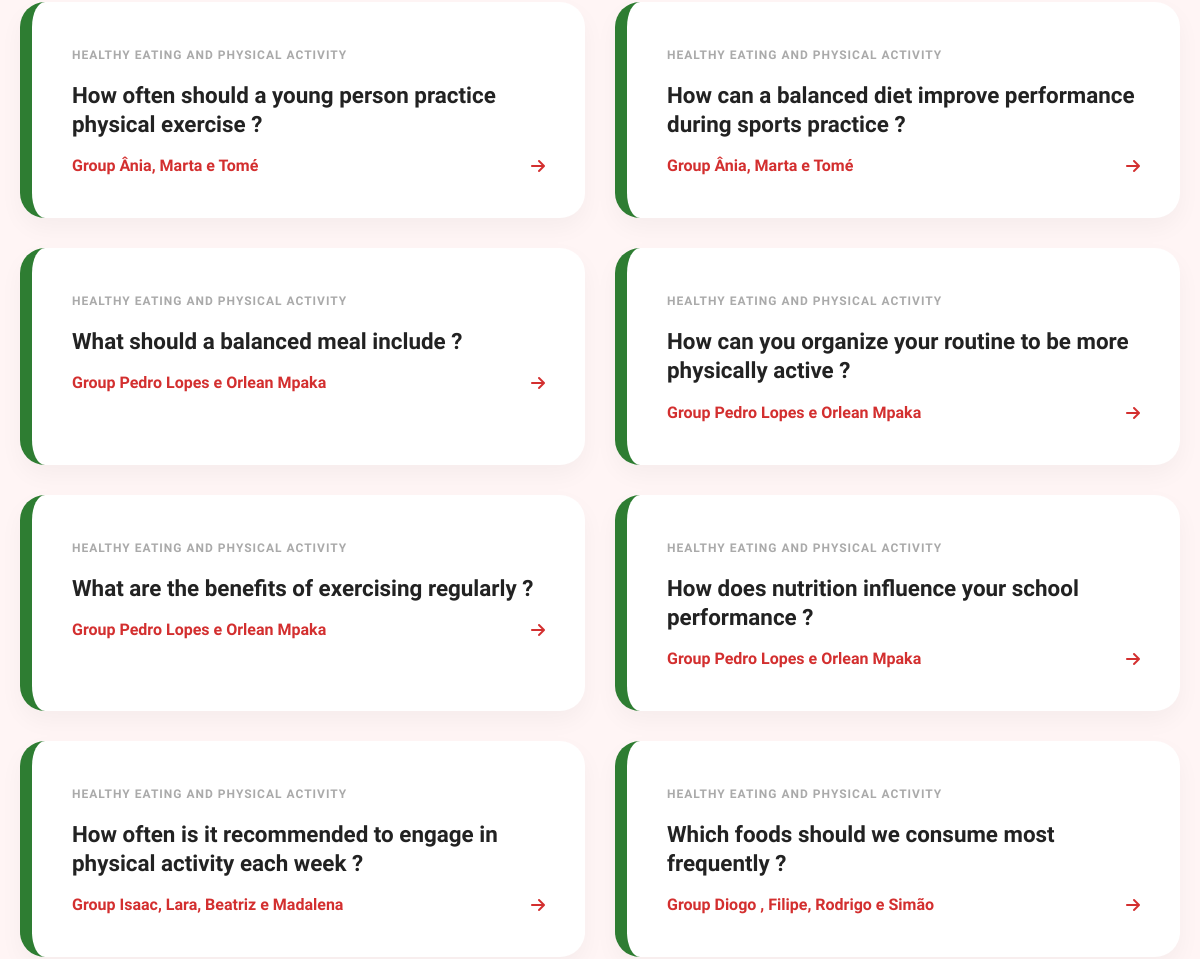
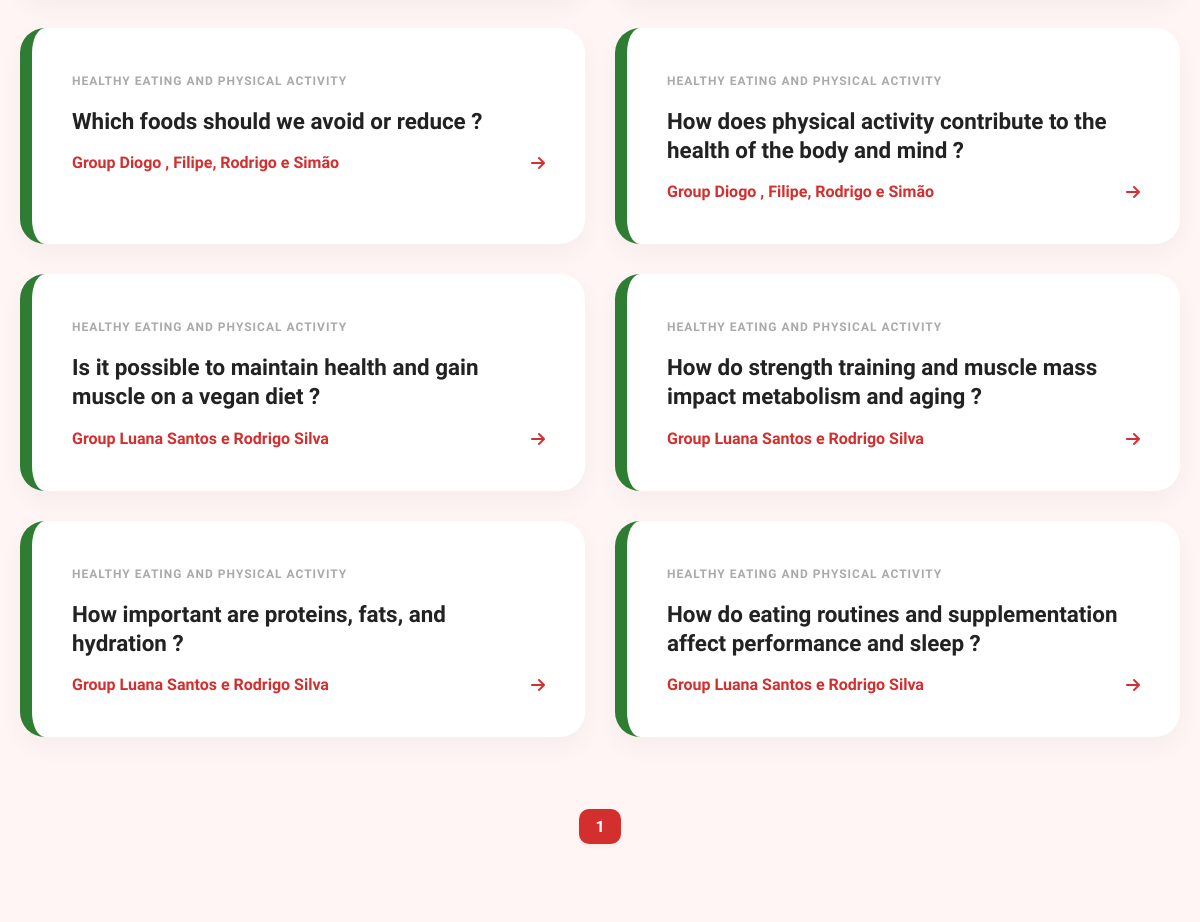
/?category=4&per_page=20 (middle part), run on an earlier commit of the app's database (2 pictures, top to bottom).
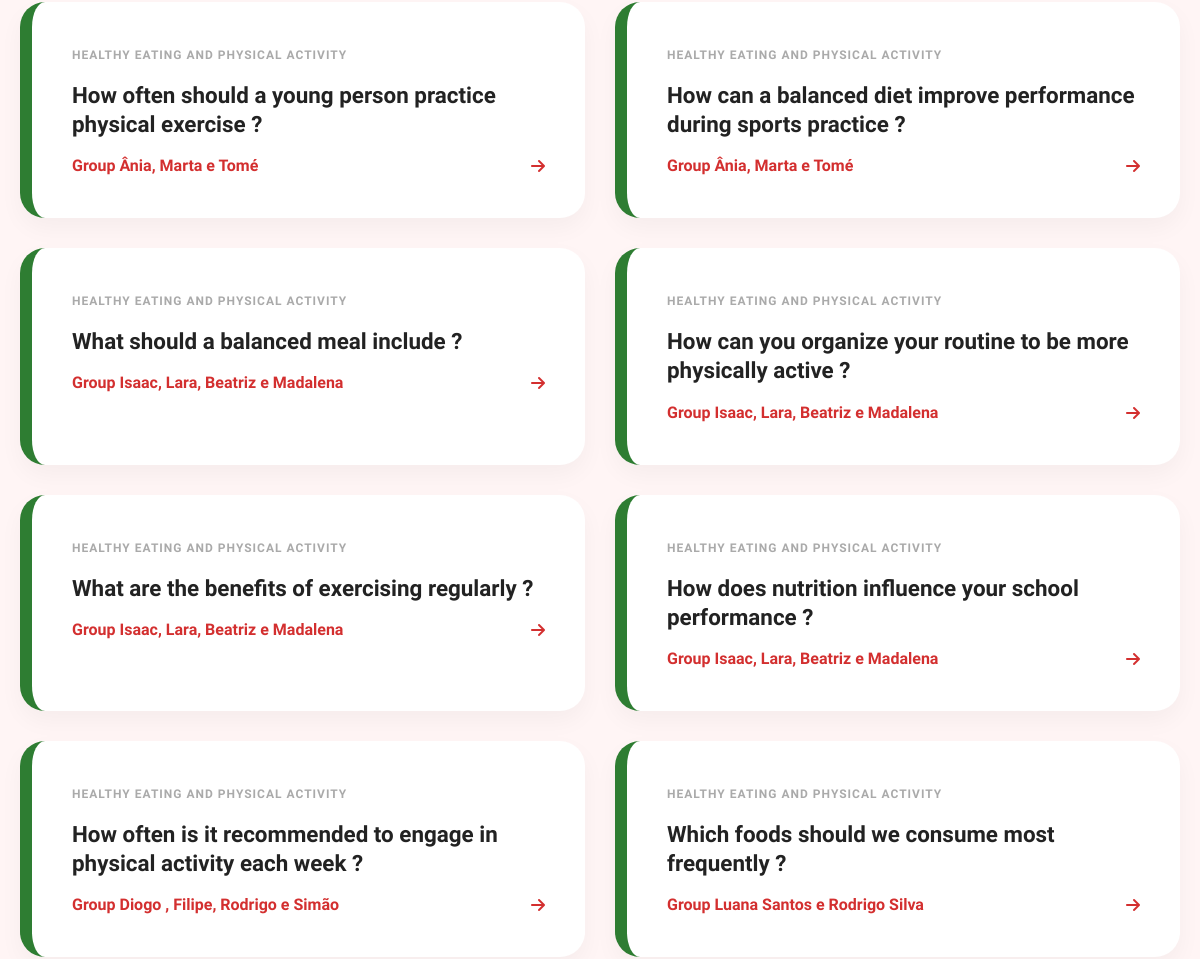
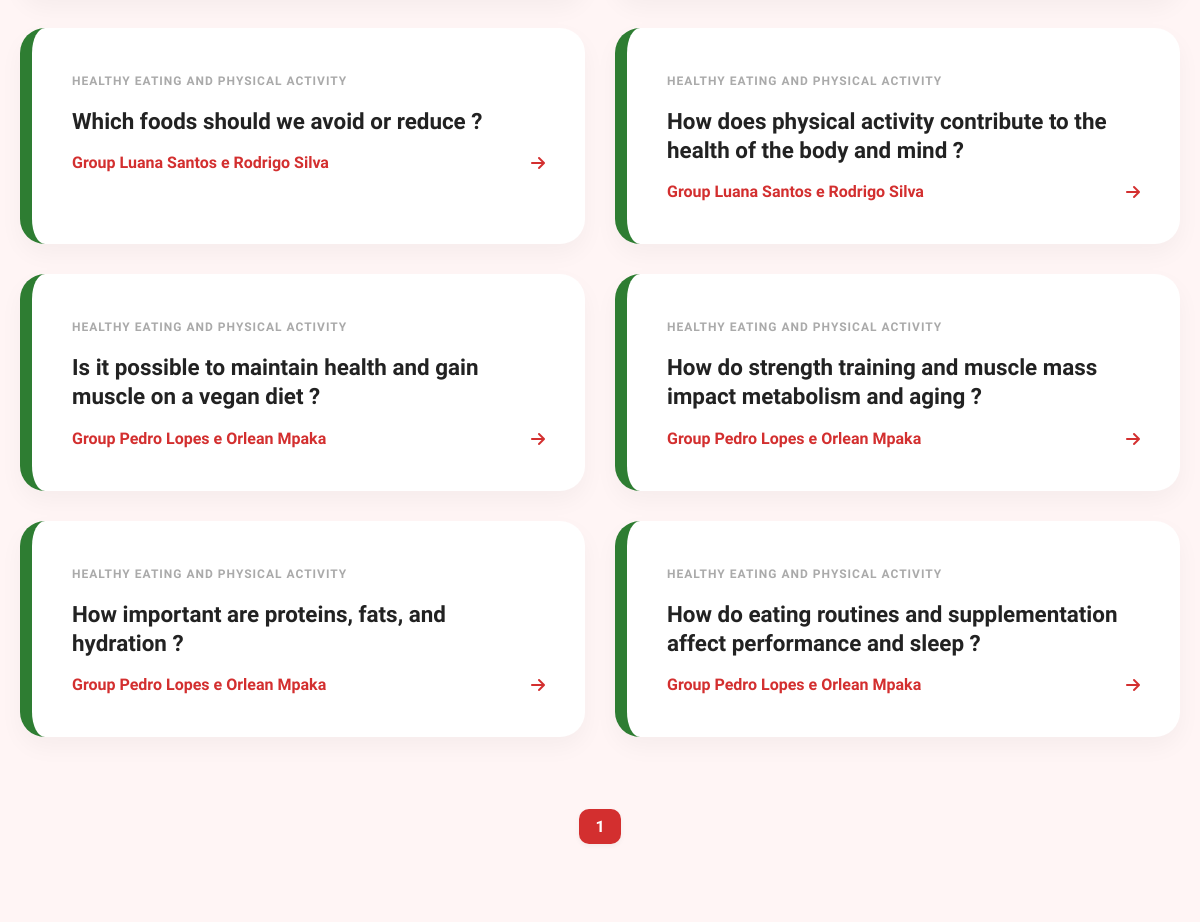
And on a later commit of the database (2 pictures, top to bottom).
### tables this page shows
CREATE TABLE questions (
        id_question INTEGER PRIMARY KEY AUTOINCREMENT,
        id_group INTEGER,
        id_category INTEGER,
        question TEXT,
        answer TEXT,
        pergunta TEXT,
        resposta TEXT,
        votes INTEGER DEFAULT 0,
        FOREIGN KEY (id_category) REFERENCES categories(id_category),
        FOREIGN KEY (id_group) REFERENCES groups(id_group));

CREATE TABLE categories (
        id_category INTEGER PRIMARY KEY AUTOINCREMENT,
        name TEXT NOT NULL UNIQUE,
        nome TEXT NOT NULL UNIQUE);

CREATE TABLE groups (
        id_group INTEGER PRIMARY KEY AUTOINCREMENT,
        name TEXT NOT NULL,
        grade TEXT DEFAULT NULL);

### app.py (the view)
@app.route('/', methods=['GET', 'POST'])
def home():
    category_id = request.args.get('category', type=int)
    current_page = request.args.get('page', 1, type=int)
    per_page = request.args.get('per_page', 20, type=int)
    sort_by = request.args.get('sort', 'most_relevant')
    search_query = request.args.get('search', type=str)
    total_questions = get_count_questions_en(category_id=category_id, search_query=search_query)
    total_pages = math.ceil(total_questions / per_page)
    questions = get_questions_en(per_page=per_page, current_page=current_page,
                                 category_id=category_id, sort_by=sort_by, search_query=search_query)
    if request.headers.get('HX-Request'):
        return render_template('partials/faq_cards.html', questions=questions, selected_category=category_id)
    return render_template('home.html',questions=questions,total_pages=total_pages,
                           current_page=current_page,selected_category=category_id,
                           per_page=per_page,sort_by=sort_by)

### dbqueries.py (called while the page is built)
def get_count_questions_en(category_id=None, search_query=None):
    with sqlite3.connect(DBFILE) as conn:
        cursor = conn.cursor()
        if category_id and search_query:
            cursor.execute('SELECT COUNT(*) FROM questions WHERE id_category = ? AND question LIKE ?', (category_id, f'%{search_query}%'))
        elif category_id:
            cursor.execute('SELECT COUNT(*) FROM questions WHERE id_category = ?', (category_id,))
        elif search_query:
            cursor.execute('SELECT COUNT(*) FROM questions WHERE question LIKE ?', (f'%{search_query}%',))
        else:
            cursor.execute('SELECT COUNT(*) FROM questions')
        return cursor.fetchone()[0]

### templates/home.html (shortened to what this page needs)
<!DOCTYPE html>
<html lang="en">
<head>
    <link href="https://cdn.jsdelivr.net/npm/bootstrap@5.3.3/dist/css/bootstrap.min.css" rel="stylesheet">
    <link rel="stylesheet" href="https://cdnjs.cloudflare.com/ajax/libs/font-awesome/6.0.0/css/all.min.css">
    <link rel="stylesheet" href="static/css/style-home.css">
</head>
<body>
    <div id="main-content-wrapper">
        <main class="container-layout">
            <section class="faq-section">
            {% include 'partials/faq_cards.html' %}
            </section>
            <nav class="pagination-wrapper mt-5" style="grid-column: 1 / 9;">
                <ul class="pagination-list d-flex justify-content-center list-unstyled gap-2">
                    {% set start = [current_page - 2, 1]|max %}
                    {% set end = [start + 4, total_pages]|min %}
                    {% set start = [end - 4, 1]|max %}
                    {% for p in range(start, end + 1) %}
                        {% if p > 0 %}
                        <li>
                            <a href="{{ url_for('home', page=p, category=selected_category, per_page=per_page, sort=sort_by) }}"
                            class="pagi-num {% if p == current_page %}active{% endif %}">
                                {{ p }}
                            </a>
                        </li>
                        {% endif %}
                    {% endfor %}
                </ul>
            </nav>
        </main>
    </div>
</body>
</html>

### templates/partials/faq_cards.html
{% for question, answer, group, category, votes in questions %}
    {% set border_class = "border-gray" %}
    {% if selected_category == 1 %}{% set border_class = "border-mental" %}
    {% elif selected_category == 2 %}{% set border_class = "border-sexuality" %}
    {% elif selected_category == 3 %}{% set border_class = "border-addictive" %}
    {% elif selected_category == 4 %}{% set border_class = "border-nutrition" %}
    {% elif selected_category == 5 %}{% set border_class = "border-hygiene" %}
    {% elif selected_category == 6 %}{% set border_class = "border-sleep" %}
    {% endif %}
    <div class="faq-card {{ border_class }}" data-bs-toggle="modal" data-bs-target="#modal{{ loop.index }}">
        <div class="card-body">
            <span class="category-tag-small">{{ category }}</span>
            <h3 class="question-text">{{ question }}</h3>
            <div class="card-footer-info">
                <span>Group {{ group }}</span>
                <i class="fa-solid fa-arrow-right"></i>
            </div>
        </div>
    </div>
{% else %}
    <div class="text-center w-100 py-5" style="grid-column: 1 / 9;">
        <p class="text-muted fs-5">No health topics found matching your search.</p>
    </div>
{% endfor %}

### static/css/style-home.css (style rules this page uses)
:root { --health-red: #D32F2F; --soft-bg: #FFF5F5; --mental-purple: #7B1FA2; --sexuality-pink: #E91E63; --addictive-orange: #EF6C00; --nutrition-green: #2E7D32; --hygiene-blue: #03A9F4; --sleep-navy: #1A237E; }
body { background-color: var(--soft-bg); font-family: 'Plus Jakarta Sans', sans-serif; color: #222; margin: 0; }
.container-layout { display: grid; grid-template-columns: repeat(8, 1fr); grid-gap: 30px; max-width: 1200px; margin: 0 auto; padding: 0 20px; }
.faq-section { grid-column: 1 / 9; display: grid; grid-template-columns: 1fr 1fr; gap: 30px; }
.faq-card { background: white; padding: 40px; border-radius: 25px; box-shadow: 0 10px 25px rgba(0,0,0,0.04); cursor: pointer; transition: 0.4s; border-left: 12px solid var(--health-red); }
.border-nutrition { border-left-color: var(--nutrition-green); }
.question-text { font-size: 1.4rem; font-weight: 800; margin: 15px 0; line-height: 1.3; }
.category-tag-small { font-size: 0.75rem; text-transform: uppercase; color: #aaa; font-weight: 800; letter-spacing: 1px; }
.card-footer-info { display: flex; justify-content: space-between; align-items: center; color: var(--health-red); font-weight: 800; }
.pagination-wrapper { grid-column: 1 / 9; display: flex; justify-content: center; margin: 40px 0; }
.pagination-list { display: flex; list-style: none; gap: 8px; padding: 0; }
.pagi-num, .pagi-btn { text-decoration: none; color: #444; padding: 8px 16px; border-radius: 10px; background: white; font-weight: 700; transition: 0.2s; box-shadow: 0 2px 5px rgba(0,0,0,0.05); }
.pagi-num.active { background: var(--health-red); color: white; }

What changed in the data, as far as the page shows it:
changed through a linked row, questions "What should a balanced meal include ?": name "Pedro Lopes e Orlean Mpaka" → "Isaac, Lara, Beatriz e Madalena"
changed through a linked row, questions "How can you organize your routine to be more physically active ?": name "Pedro Lopes e Orlean Mpaka" → "Isaac, Lara, Beatriz e Madalena"
changed through a linked row, questions "What are the benefits of exercising regularly ?": name "Pedro Lopes e Orlean Mpaka" → "Isaac, Lara, Beatriz e Madalena"
changed through a linked row, questions "How does nutrition influence your school performance ?": name "Pedro Lopes e Orlean Mpaka" → "Isaac, Lara, Beatriz e Madalena"
changed through a linked row, questions "How often is it recommended to engage in physical activity each week ?": name "Isaac, Lara, Beatriz e Madalena" → "Diogo , Filipe, Rodrigo e Simão"
changed through a linked row, questions "Which foods should we consume most frequently ?": name "Diogo , Filipe, Rodrigo e Simão" → "Luana Santos e Rodrigo Silva"
changed through a linked row, questions "Which foods should we avoid or reduce ?": name "Diogo , Filipe, Rodrigo e Simão" → "Luana Santos e Rodrigo Silva"
changed through a linked row, questions "How does physical activity contribute to the health of the body and mind ?": name "Diogo , Filipe, Rodrigo e Simão" → "Luana Santos e Rodrigo Silva"
changed through a linked row, questions "Is it possible to maintain health and gain muscle on a vegan diet ?": name "Luana Santos e Rodrigo Silva" → "Pedro Lopes e Orlean Mpaka"
changed through a linked row, questions "How do strength training and muscle mass impact metabolism and aging ?": name "Luana Santos e Rodrigo Silva" → "Pedro Lopes e Orlean Mpaka"
changed through a linked row, questions "How important are proteins, fats, and hydration ?": name "Luana Santos e Rodrigo Silva" → "Pedro Lopes e Orlean Mpaka"
changed through a linked row, questions "How do eating routines and supplementation affect performance and sleep ?": name "Luana Santos e Rodrigo Silva" → "Pedro Lopes e Orlean Mpaka"
